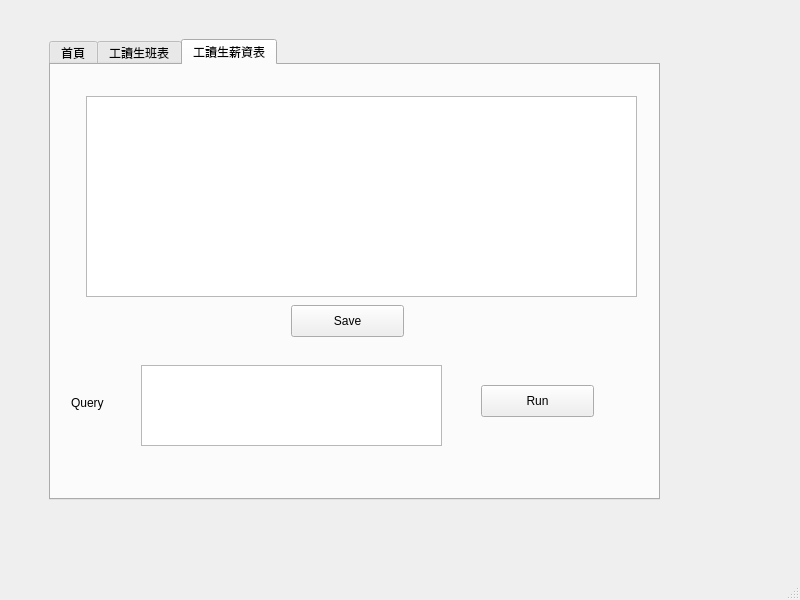
<?xml version="1.0" encoding="UTF-8"?>
<ui version="4.0">
 <class>MainWindow</class>
 <widget class="QMainWindow" name="MainWindow">
  <property name="geometry">
   <rect>
    <x>0</x>
    <y>0</y>
    <width>800</width>
    <height>600</height>
   </rect>
  </property>
  <property name="windowTitle">
   <string>MainWindow</string>
  </property>
  <widget class="QWidget" name="centralwidget">
   <widget class="QTabWidget" name="tabWidget">
    <property name="geometry">
     <rect>
      <x>49</x>
      <y>39</y>
      <width>611</width>
      <height>461</height>
     </rect>
    </property>
    <property name="currentIndex">
     <number>2</number>
    </property>
    <widget class="QWidget" name="tab">
     <attribute name="title">
      <string>首頁</string>
     </attribute>
     <widget class="QLabel" name="label_welcome">
      <property name="geometry">
       <rect>
        <x>200</x>
        <y>80</y>
        <width>151</width>
        <height>41</height>
       </rect>
      </property>
      <property name="text">
       <string>歡迎～</string>
      </property>
      <property name="alignment">
       <set>Qt::AlignCenter</set>
      </property>
     </widget>
     <widget class="QLabel" name="label_welcome_name">
      <property name="geometry">
       <rect>
        <x>250</x>
        <y>180</y>
        <width>60</width>
        <height>16</height>
       </rect>
      </property>
      <property name="text">
       <string>Manager</string>
      </property>
     </widget>
    </widget>
    <widget class="QWidget" name="tab_3">
     <attribute name="title">
      <string>工讀生班表</string>
     </attribute>
     <widget class="QLabel" name="label_Monday">
      <property name="geometry">
       <rect>
        <x>120</x>
        <y>60</y>
        <width>60</width>
        <height>16</height>
       </rect>
      </property>
      <property name="text">
       <string>星期一</string>
      </property>
      <property name="alignment">
       <set>Qt::AlignCenter</set>
      </property>
     </widget>
     <widget class="QPushButton" name="pushButton_morning_1">
      <property name="geometry">
       <rect>
        <x>110</x>
        <y>90</y>
        <width>91</width>
        <height>101</height>
       </rect>
      </property>
      <property name="text">
       <string/>
      </property>
     </widget>
     <widget class="QPushButton" name="pushButton_afternoon_1">
      <property name="geometry">
       <rect>
        <x>110</x>
        <y>220</y>
        <width>91</width>
        <height>101</height>
       </rect>
      </property>
      <property name="text">
       <string/>
      </property>
     </widget>
     <widget class="QPushButton" name="pushButton_morning_2">
      <property name="geometry">
       <rect>
        <x>200</x>
        <y>90</y>
        <width>91</width>
        <height>101</height>
       </rect>
      </property>
      <property name="text">
       <string/>
      </property>
     </widget>
     <widget class="QPushButton" name="pushButton_afternoon_2">
      <property name="geometry">
       <rect>
        <x>200</x>
        <y>220</y>
        <width>91</width>
        <height>101</height>
       </rect>
      </property>
      <property name="text">
       <string/>
      </property>
     </widget>
     <widget class="QPushButton" name="pushButton_morning_3">
      <property name="geometry">
       <rect>
        <x>290</x>
        <y>90</y>
        <width>91</width>
        <height>101</height>
       </rect>
      </property>
      <property name="text">
       <string/>
      </property>
     </widget>
     <widget class="QPushButton" name="pushButton_afternoon_3">
      <property name="geometry">
       <rect>
        <x>290</x>
        <y>220</y>
        <width>91</width>
        <height>101</height>
       </rect>
      </property>
      <property name="text">
       <string/>
      </property>
     </widget>
     <widget class="QPushButton" name="pushButton_morning_4">
      <property name="geometry">
       <rect>
        <x>380</x>
        <y>90</y>
        <width>91</width>
        <height>101</height>
       </rect>
      </property>
      <property name="text">
       <string/>
      </property>
     </widget>
     <widget class="QPushButton" name="pushButton_afternoon_4">
      <property name="geometry">
       <rect>
        <x>380</x>
        <y>220</y>
        <width>91</width>
        <height>101</height>
       </rect>
      </property>
      <property name="text">
       <string/>
      </property>
     </widget>
     <widget class="QPushButton" name="pushButton_morning_5">
      <property name="geometry">
       <rect>
        <x>470</x>
        <y>90</y>
        <width>91</width>
        <height>101</height>
       </rect>
      </property>
      <property name="text">
       <string/>
      </property>
     </widget>
     <widget class="QPushButton" name="pushButton_afternoon_5">
      <property name="geometry">
       <rect>
        <x>470</x>
        <y>220</y>
        <width>91</width>
        <height>101</height>
       </rect>
      </property>
      <property name="text">
       <string/>
      </property>
     </widget>
     <widget class="QLabel" name="label_noon">
      <property name="geometry">
       <rect>
        <x>119</x>
        <y>185</y>
        <width>431</width>
        <height>31</height>
       </rect>
      </property>
      <property name="text">
       <string>午休</string>
      </property>
      <property name="alignment">
       <set>Qt::AlignCenter</set>
      </property>
     </widget>
     <widget class="QLabel" name="label_Tuesday">
      <property name="geometry">
       <rect>
        <x>210</x>
        <y>60</y>
        <width>60</width>
        <height>16</height>
       </rect>
      </property>
      <property name="text">
       <string>星期二</string>
      </property>
      <property name="alignment">
       <set>Qt::AlignCenter</set>
      </property>
     </widget>
     <widget class="QLabel" name="label_Wednesday">
      <property name="geometry">
       <rect>
        <x>300</x>
        <y>60</y>
        <width>60</width>
        <height>16</height>
       </rect>
      </property>
      <property name="text">
       <string>星期三</string>
      </property>
      <property name="alignment">
       <set>Qt::AlignCenter</set>
      </property>
     </widget>
     <widget class="QLabel" name="label_Thursday">
      <property name="geometry">
       <rect>
        <x>390</x>
        <y>60</y>
        <width>60</width>
        <height>16</height>
       </rect>
      </property>
      <property name="text">
       <string>星期四</string>
      </property>
      <property name="alignment">
       <set>Qt::AlignCenter</set>
      </property>
     </widget>
     <widget class="QLabel" name="label_Friday">
      <property name="geometry">
       <rect>
        <x>480</x>
        <y>60</y>
        <width>60</width>
        <height>16</height>
       </rect>
      </property>
      <property name="text">
       <string>星期五</string>
      </property>
      <property name="alignment">
       <set>Qt::AlignCenter</set>
      </property>
     </widget>
     <widget class="QLabel" name="label_morning">
      <property name="geometry">
       <rect>
        <x>29</x>
        <y>130</y>
        <width>71</width>
        <height>20</height>
       </rect>
      </property>
      <property name="text">
       <string>上午9~12</string>
      </property>
      <property name="alignment">
       <set>Qt::AlignCenter</set>
      </property>
     </widget>
     <widget class="QLabel" name="label_afternoon">
      <property name="geometry">
       <rect>
        <x>30</x>
        <y>260</y>
        <width>71</width>
        <height>20</height>
       </rect>
      </property>
      <property name="text">
       <string>下午13~16</string>
      </property>
      <property name="alignment">
       <set>Qt::AlignCenter</set>
      </property>
     </widget>
     <widget class="QComboBox" name="comboBox">
      <property name="geometry">
       <rect>
        <x>250</x>
        <y>20</y>
        <width>104</width>
        <height>26</height>
       </rect>
      </property>
     </widget>
     <widget class="QTextEdit" name="textEdit_query">
      <property name="geometry">
       <rect>
        <x>113</x>
        <y>330</y>
        <width>361</width>
        <height>79</height>
       </rect>
      </property>
     </widget>
     <widget class="QPushButton" name="pushButton_run">
      <property name="geometry">
       <rect>
        <x>480</x>
        <y>350</y>
        <width>113</width>
        <height>32</height>
       </rect>
      </property>
      <property name="text">
       <string>run</string>
      </property>
     </widget>
     <widget class="QLabel" name="label">
      <property name="geometry">
       <rect>
        <x>40</x>
        <y>360</y>
        <width>60</width>
        <height>16</height>
       </rect>
      </property>
      <property name="text">
       <string>Query</string>
      </property>
     </widget>
    </widget>
    <widget class="QWidget" name="tab_2">
     <attribute name="title">
      <string>工讀生薪資表</string>
     </attribute>
     <widget class="QTableView" name="tableView">
      <property name="geometry">
       <rect>
        <x>35</x>
        <y>31</y>
        <width>551</width>
        <height>201</height>
       </rect>
      </property>
     </widget>
     <widget class="QPushButton" name="pushButton_save">
      <property name="geometry">
       <rect>
        <x>240</x>
        <y>240</y>
        <width>113</width>
        <height>32</height>
       </rect>
      </property>
      <property name="text">
       <string>Save</string>
      </property>
     </widget>
     <widget class="QTextEdit" name="textEdit_salary_query">
      <property name="geometry">
       <rect>
        <x>90</x>
        <y>300</y>
        <width>301</width>
        <height>81</height>
       </rect>
      </property>
     </widget>
     <widget class="QLabel" name="label_2">
      <property name="geometry">
       <rect>
        <x>20</x>
        <y>330</y>
        <width>60</width>
        <height>16</height>
       </rect>
      </property>
      <property name="text">
       <string>Query</string>
      </property>
     </widget>
     <widget class="QPushButton" name="pushButton_salary_run">
      <property name="geometry">
       <rect>
        <x>430</x>
        <y>320</y>
        <width>113</width>
        <height>32</height>
       </rect>
      </property>
      <property name="text">
       <string>Run</string>
      </property>
     </widget>
    </widget>
   </widget>
  </widget>
  <widget class="QMenuBar" name="menubar">
   <property name="geometry">
    <rect>
     <x>0</x>
     <y>0</y>
     <width>800</width>
     <height>24</height>
    </rect>
   </property>
  </widget>
  <widget class="QStatusBar" name="statusbar"/>
 </widget>
 <resources/>
 <connections/>
</ui>
